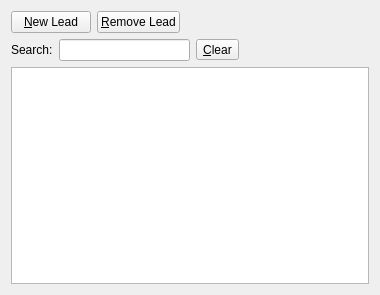
<?xml version="1.0" encoding="UTF-8"?>
<ui version="4.0">
 <class>LeadsPage</class>
 <widget class="QWidget" name="LeadsPage">
  <property name="geometry">
   <rect>
    <x>0</x>
    <y>0</y>
    <width>380</width>
    <height>295</height>
   </rect>
  </property>
  <property name="windowTitle">
   <string>Form</string>
  </property>
  <layout class="QGridLayout" name="gridLayout">
   <item row="0" column="0">
    <layout class="QHBoxLayout" name="horizontalLayout_3">
     <item>
      <layout class="QVBoxLayout" name="verticalLayout">
       <item>
        <layout class="QHBoxLayout" name="horizontalLayout">
         <item>
          <widget class="QPushButton" name="newLeadPB">
           <property name="text">
            <string>&amp;New Lead</string>
           </property>
          </widget>
         </item>
         <item>
          <widget class="QPushButton" name="removeLeadPB">
           <property name="text">
            <string>&amp;Remove Lead</string>
           </property>
          </widget>
         </item>
         <item>
          <spacer name="horizontalSpacer">
           <property name="orientation">
            <enum>Qt::Horizontal</enum>
           </property>
           <property name="sizeHint" stdset="0">
            <size>
             <width>40</width>
             <height>20</height>
            </size>
           </property>
          </spacer>
         </item>
        </layout>
       </item>
       <item>
        <layout class="QHBoxLayout" name="horizontalLayout_2">
         <item>
          <widget class="QLabel" name="searchLB">
           <property name="text">
            <string>Search:</string>
           </property>
          </widget>
         </item>
         <item>
          <widget class="QLineEdit" name="searchLE"/>
         </item>
         <item>
          <widget class="QToolButton" name="clearLeadSearch">
           <property name="text">
            <string>&amp;Clear</string>
           </property>
          </widget>
         </item>
         <item>
          <spacer name="horizontalSpacer_2">
           <property name="orientation">
            <enum>Qt::Horizontal</enum>
           </property>
           <property name="sizeHint" stdset="0">
            <size>
             <width>40</width>
             <height>20</height>
            </size>
           </property>
          </spacer>
         </item>
        </layout>
       </item>
       <item>
        <widget class="Akonadi::EntityTreeView" name="leadsTV">
         <property name="sizePolicy">
          <sizepolicy hsizetype="Expanding" vsizetype="Expanding">
           <horstretch>1</horstretch>
           <verstretch>0</verstretch>
          </sizepolicy>
         </property>
         <property name="minimumSize">
          <size>
           <width>300</width>
           <height>0</height>
          </size>
         </property>
         <property name="editTriggers">
          <set>QAbstractItemView::NoEditTriggers</set>
         </property>
        </widget>
       </item>
      </layout>
     </item>
    </layout>
   </item>
  </layout>
 </widget>
 <customwidgets>
  <customwidget>
   <class>Akonadi::EntityTreeView</class>
   <extends>QTreeView</extends>
   <header location="global">akonadi/entitytreeview.h</header>
  </customwidget>
 </customwidgets>
 <resources/>
 <connections/>
</ui>
